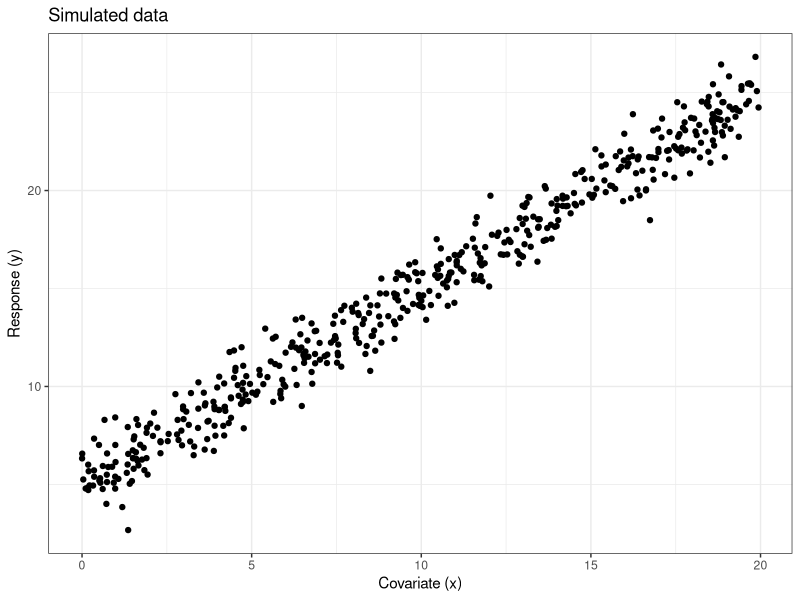

R code for this plot:
###############################################
# R code to simulate simple lienar model with 
# one covariate.
#
# Model is 
#  y  = B.0 + B.1*x + noise 
#
# Tuesday 17.4.2018
# Marcela Cespedes


library(ggplot2)
#library(reshape2)

set.seed(963258)  # <-- to replicate data everytime you run this

N = 500 # Number of observations to generate


##
## Define covariates
## Feel free to fiddle with these values to get something more life-like
## rather than this text-book styled example

B.0 = 5  # intercept
B.1 = 1 # slope
noise = 1  # variance/ random variation of the model

x = runif(N, min = 0, max = 20) # generate covariate

##
## Generate data
y = B.0 + B.1*x + rnorm(N, mean = 0, sd = sqrt(noise))

##
## Visualise the data

dat = data.frame(x = x, y=y)

x11()
ggplot(dat, aes(x=x, y=y)) + geom_point() + theme_bw() + ggtitle("Simulated data") +
  ylab("Response (y)") + xlab("Covariate (x)")

save(dat, file = "Sim.Data.R")
